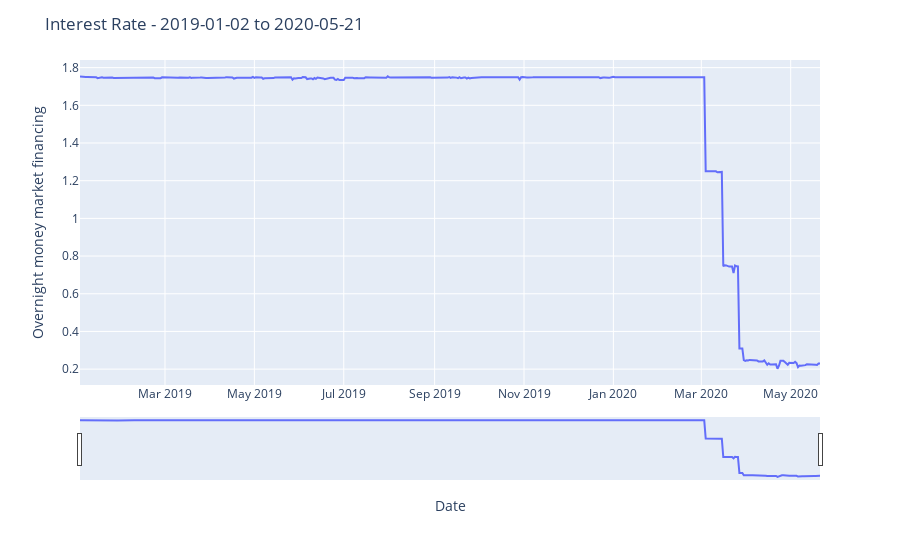

Notebook source saved alongside this figure:
### Code cell
#create figure object
fig = px.line(interest_df, x=datetime_int, y=values_int_adjusted)
#add interactive slider, title to X axis
fig.update_xaxes(rangeslider_visible=True, title_text="Date")
fig.update_yaxes(title_text='Overnight money market financing')
fig.update_layout(title_text=title_str)

fig.show()

### Figure 1 — Plotly figure (JSON) as saved in the notebook; plotly's stock layout.template omitted (floating-point values rounded to 4 significant figures; data arrays with more than 128 entries replaced by an {"elided": "..."} marker saying what was removed)
{"data": [{"hovertemplate": "x=%{x}<br>y=%{y}<extra></extra>", "legendgroup": "", "line": {"color": "#636efa", "dash": "solid"}, "mode": "lines", "name": "", "showlegend": false, "type": "scatter", "x": {"elided": "506 str values"}, "xaxis": "x", "y": {"elided": "506 float values"}, "yaxis": "y"}], "layout": {"legend": {"tracegroupgap": 0}, "margin": {"t": 60}, "title": {"text": "Interest Rate - 2019-01-02 to 2020-05-21"}, "xaxis": {"anchor": "y", "domain": [0, 1], "rangeslider": {"visible": true}, "title": {"text": "Date"}}, "yaxis": {"anchor": "x", "domain": [0, 1], "title": {"text": "Overnight money market financing"}}}}
